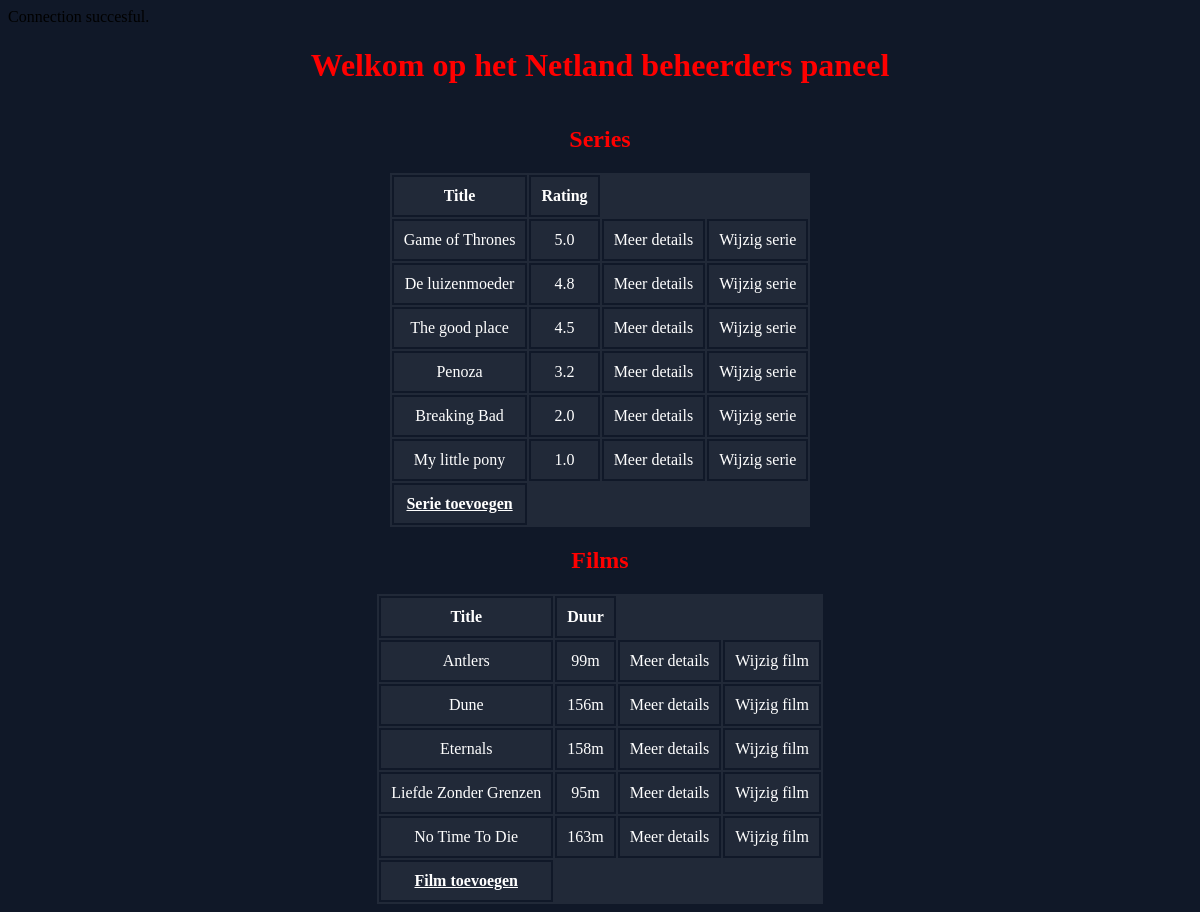
The app's page /index.php?series_column=rating&series_order=desc&films_column=titel&films_order=ASC with its own data.
### tables this page shows
CREATE TABLE `series` (
	id MEDIUMINT NOT NULL AUTO_INCREMENT PRIMARY KEY,
    title VARCHAR(100) NOT NULL,
    rating DECIMAL(2,1) NULL,
    description TEXT NOT NULL,
    has_won_awards BIT NOT NULL,
    seasons INT NOT NULL,
    country ENUM('NL', 'UK') NOT NULL,
    language ENUM('NL', 'EN') NOT NULL
);

CREATE TABLE films (
    ID INT NOT NULL AUTO_INCREMENT PRIMARY KEY,
    titel varchar(255) NOT NULL,
    duur varchar(255) NOT NULL,
    datumuitkomst date,
    landuitkomst varchar(255),
    omschrijving varchar(255) NOT NULL,
    idtrailer varchar(255) NOT NULL);

### index.php (the view, shortened to what this page needs)
<?php
$host = 'localhost';
$db   = 'netland';
$user = 'bit_academy';
$pass = 'bit_academy';
$charset = 'utf8mb4';
$dsn = "mysql:host=$host;dbname=$db;charset=$charset";
$options = [
	PDO::ATTR_ERRMODE            => PDO::ERRMODE_EXCEPTION,
	PDO::ATTR_DEFAULT_FETCH_MODE => PDO::FETCH_ASSOC,
	PDO::ATTR_EMULATE_PREPARES   => false,
];
try {
	$pdo = new PDO($dsn, $user, $pass, $options);
	$series_columns = array('title', 'rating');
	if (isset($_GET['series_column']) && in_array($_GET['series_column'], $series_columns)) {
		$series_column =  $_GET['series_column'];
	} else {
		$series_column = $series_columns[0];
	}
	$series_sort_order = isset($_GET['series_order']) && strtolower($_GET['series_order']) == 'desc' ? 'DESC' : 'ASC';
	$series_result = $pdo->query('SELECT * FROM series ORDER BY ' .  $series_column . ' ' . $series_sort_order);
	$series_asc_or_desc = $series_sort_order == 'ASC' ? 'desc' : 'asc';
	$films_columns = array('titel', 'duur');
	if (isset($_GET['films_column']) && in_array($_GET['films_column'], $films_columns)) {
		$films_column =  $_GET['films_column'];
	} else {
		$films_column = $films_columns[0];
	}
	$films_sort_order = isset($_GET['films_order']) && strtolower($_GET['films_order']) == 'desc' ? 'DESC' : 'ASC';
	$films_result = $pdo->query('SELECT * FROM films ORDER BY ' .  $films_column . ' ' . $films_sort_order);
	$films_asc_or_desc = $films_sort_order == 'ASC' ? 'desc' : 'asc';
} catch (PDOException $e) {
	throw new PDOException($e->getMessage(), (int)$e->getCode());
}
?>
<!DOCTYPE html>
<html>
<head>
	<link rel="stylesheet" href="style.css">
</head>
<body>
	<div class="container">
		<h1>Welkom op het Netland beheerders paneel</h1>
		<h2>Series</h2>
		<table>
			<tr>
				<th><a href="index.php?series_column=title&series_order=<?= $series_asc_or_desc; ?>&films_column=<?= $films_column; ?>&films_order=<?= $films_sort_order; ?>">Title</a></th>
				<th><a href="index.php?series_column=rating&series_order=<?= $series_asc_or_desc; ?>&films_column=<?= $films_column; ?>&films_order=<?= $films_sort_order; ?>">Rating</a></th>
			</tr>
			<?php while ($series_row = $series_result->fetch()) { ?>
				<tr>
					<td><?php echo $series_row['title']; ?></td>
					<td><?php echo $series_row['rating']; ?></td>
					<td><a href="series.php?ID=<?php echo $series_row['id'] ?>">Meer details<a></td>
					<td><a href="edit_serie.php?ID=<?php echo $series_row['id'] ?>">Wijzig serie<a></td>
				</tr>
			<?php } ?>
			<tr>
				<td><strong><u><a href="add_serie.php">Serie toevoegen<a></u></strong></td>
			</tr>
		</table>
		<h2>Films</h2>
		<table>
			<tr>
				<th><a href="index.php?films_column=titel&films_order=<?= $films_asc_or_desc; ?>&series_column=<?= $series_column; ?>&series_order=<?= $series_sort_order; ?>">Title</a></th>
				<th><a href="index.php?films_column=duur&films_order=<?= $films_asc_or_desc; ?>&series_column=<?= $series_column; ?>&series_order=<?= $series_sort_order; ?>">Duur</a></th>
			</tr>
			<?php while ($films_row = $films_result->fetch()) { ?>
				<tr>
					<td><?php echo $films_row['titel']; ?></td>
					<td><?php echo $films_row['duur']; ?></td>
					<td><a href="films.php?ID=<?php echo $films_row['ID'] ?>">Meer details<a></td>
					<td><a href="edit_film.php?ID=<?php echo $films_row['ID'] ?>">Wijzig film<a></td>
				</tr>
			<?php } ?>
			<td><strong><u><a href="add_film.php">Film toevoegen<a></u></strong></td>
		</table>
	</div>
</body>
</html>

### style.css (style rules this page uses)
body { background-color: #101828; }
h1,h2 { color: red; }
a { color: white; text-decoration: none; }
.container { display: flex; flex-direction: column; justify-content: center; align-items: center; }
table { color: rgb(255, 255, 255); text-align: center; background-color: #212938; }
th, td { padding: 10px; border: #101828 solid 2px; }

### records on screen
series: title "Game of Thrones", rating "5.0"
series: title "De luizenmoeder", rating "4.8"
series: title "The good place", rating "4.5"
series: title "Penoza", rating "3.2"
series: title "Breaking Bad", rating "2.0"
series: title "My little pony", rating "1.0"
films: titel "Antlers", duur "99m"
films: titel "Dune", duur "156m"
films: titel "Eternals", duur "158m"
films: titel "Liefde Zonder Grenzen", duur "95m"
films: titel "No Time To Die", duur "163m"
